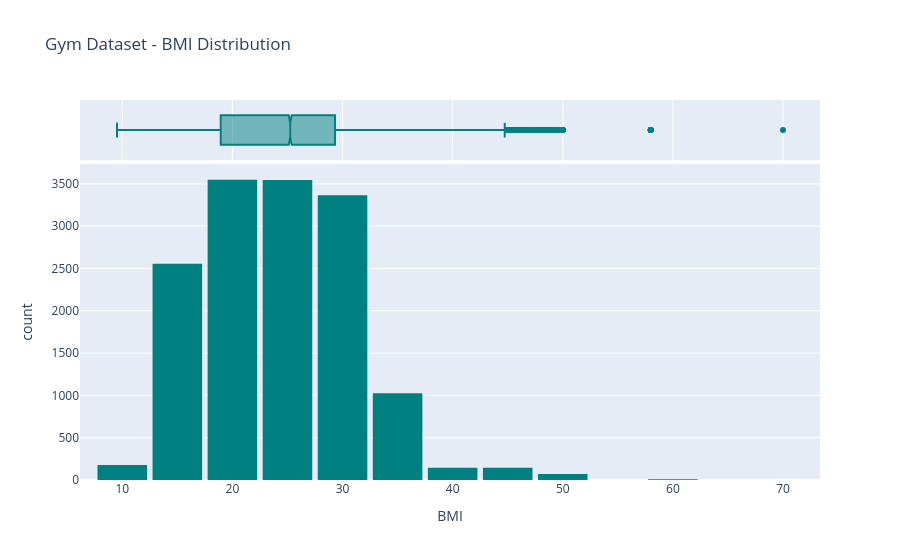

Notebook code for this chart:
### Code cell
fig = px.histogram(
    gym_df, 
    x='BMI', 
    nbins=30,
    title='Gym Dataset - BMI Distribution',
    marginal='box',
    color_discrete_sequence=['teal']
)
fig.update_layout(bargap=0.1)
fig.show()

### Figure 1 — Plotly figure (JSON) as saved in the notebook; plotly's stock layout.template omitted (floating-point values rounded to 4 significant figures; data arrays with more than 128 entries replaced by an {"elided": "..."} marker saying what was removed)
{"data": [{"bingroup": "x", "hovertemplate": "BMI=%{x}<br>count=%{y}<extra></extra>", "legendgroup": "", "marker": {"color": "teal", "pattern": {"shape": ""}}, "name": "", "nbinsx": 30, "orientation": "v", "showlegend": false, "type": "histogram", "x": {"elided": "14589 float values"}, "xaxis": "x", "yaxis": "y"}, {"hovertemplate": "BMI=%{x}<extra></extra>", "legendgroup": "", "marker": {"color": "teal"}, "name": "", "notched": true, "showlegend": false, "type": "box", "x": {"elided": "14589 float values"}, "xaxis": "x2", "yaxis": "y2"}], "layout": {"bargap": 0.1, "barmode": "relative", "legend": {"tracegroupgap": 0}, "title": {"text": "Gym Dataset - BMI Distribution"}, "xaxis": {"anchor": "y", "domain": [0, 1], "title": {"text": "BMI"}}, "xaxis2": {"anchor": "y2", "domain": [0, 1], "matches": "x", "showgrid": true, "showticklabels": false}, "yaxis": {"anchor": "x", "domain": [0, 0.8316], "title": {"text": "count"}}, "yaxis2": {"anchor": "x2", "domain": [0.8416, 1], "matches": "y2", "showgrid": false, "showline": false, "showticklabels": false, "ticks": ""}}}
